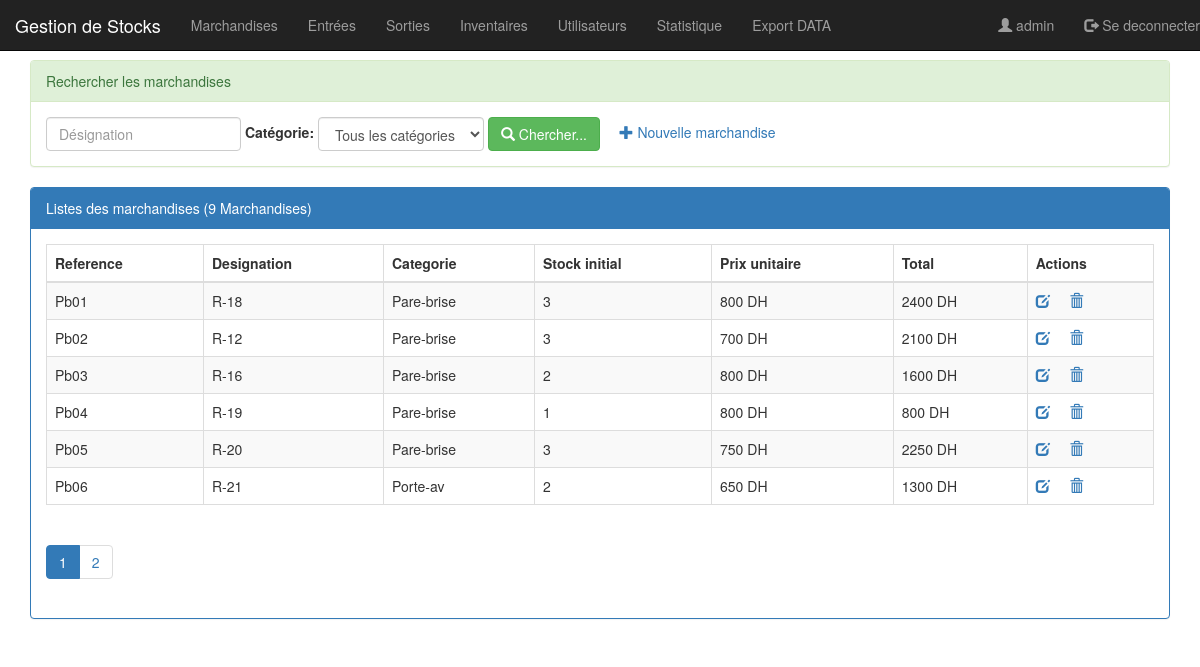
Page /pages/marchandise.php (signed in) on the committed database.
### tables this page shows
create table marchandise(
	reference varchar(50) primary key,
	designation varchar(50),
	categorie varchar(50),
	stock_initial int(30),
	prix_unitaire float(50),
	total float(50)

);

### pages/marchandise.php (the view, shortened to what this page needs)
<?php
	require_once("connexion.php");
	$nomM = isset($_GET['nomM'])?$_GET['nomM']:"";
	$categorie = isset($_GET['categorie'])?$_GET['categorie']:"all";
	$size = isset($_GET['size'])?$_GET['size']:6;
	$page = isset($_GET['page'])?$_GET['page']:1;
	$offset = ($page-1)*$size;
	if($categorie=="all"){
		$requete = "select * from marchandise where designation like '%$nomM%' limit $size offset $offset";
		$requeteCount = "select count(*) countM from marchandise where designation like '%$nomM%'";
	}
	else{
		$requete = "select * from marchandise where designation like '%$nomM%' and categorie='$categorie' limit $size offset $offset";
		$requeteCount = "select count(*) countM from marchandise where designation like '%$nomM%' and categorie='$categorie'";
	}
	$resultatM = $pdo->query($requete);
	$resultatCount = $pdo->query($requeteCount);
	$tabCount = $resultatCount->fetch();
	$nbrMarchandise = $tabCount['countM'];
	$reste = $nbrMarchandise%$size;
	if($reste===0){
		$nbrPage = $nbrMarchandise/$size;
	}
	else{
		$nbrPage = floor($nbrMarchandise/$size)+1;
	}
?>
<!DOCTYPE html>
<html>
<head>
	<link rel="stylesheet" type="text/css" href="../css/bootstrap.min.css">
	<link rel="stylesheet" type="text/css" href="../css/monstyle.css">
</head>
<body>
	<?php include('menu.php'); ?>
	<div class="container">
		<div class="panel panel-success margetop">
			<div class="panel-heading">Rechercher les marchandises</div>
			<div class="panel-body">
				<form method="get" action="marchandise.php" class="form-inline">
					<div class="form-group">
						<input type="text" name="nomM" placeholder="Désignation" class="form-control" value="<?php echo $nomM;?>">
					</div>
					<label for="categorie">Catégorie:</label>
					<select name="categorie" class="form-control" id="categorie" onchange="this.form.submit()">
						<option value="all" <?php if($categorie=="all") echo "selected"?>>Tous les catégories</option>
					</select>
					<button type="submit" value="Rechercher..." class="btn btn-success"><span class="glyphicon glyphicon-search"></span> Chercher...</button>
					<?php if($_SESSION['user']['role']=='ADMIN'){?>
						<a href="nouvelleMarchandise.php"><span class="glyphicon glyphicon-plus"></span> Nouvelle marchandise</a>
					<?php }?>
				</form>
			</div>
	    </div>
	</div>
	<div class="container">
		<div class="panel panel-primary">
			<div class="panel-heading">Listes des marchandises (<?php echo $nbrMarchandise?> Marchandises)</div>
			<div class="panel-body">
				<table class="table table-striped table-bordered">
					<thead>
						<tr>
							<th>Reference</th> <th>Designation</th> <th>Categorie</th> <th>Stock initial</th> <th>Prix unitaire</th> <th>Total</th> <?php if($_SESSION['user']['role']=='ADMIN'){?><th>Actions</th><?php } ?>
						</tr>
					</thead>
					<tbody>
							<?php while($marchandise=$resultatM->fetch()){ ?>
								<tr>
									<td><?php echo $marchandise['reference'];?> </td>
									<td><?php echo $marchandise['designation'];?> </td>
									<td><?php echo $marchandise['categorie'];?> </td>
									<td><?php echo $marchandise['stock_initial'];?> </td>
									<td><?php echo $marchandise['prix_unitaire'];?> DH</td>
									<td><?php echo $marchandise['total'];?> DH</td>
									<?php if($_SESSION['user']['role']=='ADMIN'){ ?>
										<td>
											<a  href="editerMarchandise.php?reference=<?php echo $marchandise['reference'];?>">
												<span class="glyphicon glyphicon-edit"></span>
											</a>
											<a onclick="return confirm('Etes vous sur vouloir supprimer la marchandise')"href="supprimerMarchandise.php?reference=<?php echo $marchandise['reference'];?>">
												<span class="glyphicon glyphicon-trash"></span>
											</a>
										</td>
									<?php } ?>
								</tr>
							<?php } ?>
					</tbody>
				</table>
					<div class="form-inline">
						<ul class="pagination pagination-md">
							<?php for($i=1; $i <= $nbrPage; $i++){ ?>
								   <li class="<?php if($page==$i){ echo 'active'; } ?>">
									   	<a href="marchandise.php?page=<?php echo $i;?>&nomM=<?php echo $nomM;?>&categorie=<?php echo $categorie;?>">
									   	<?php echo $i;?>
									    </a>
								   </li>
							<?php } ?>
						</ul>
					</div>
			</div>
		</div>
	</div>
</body>
</html>

### pages/menu.php (shortened to what this page needs)
<nav class="navbar navbar-inverse navbar-fixed-top">
    	<div class="navbar-header">
    		<a href="../index.php" class="navbar-brand">Gestion de Stocks</a>
    	</div>
		<ul class="nav navbar-nav">
			<li><a href="marchandise.php">Marchandises</a></li>
			<li><a href="entrees.php">Entrées</a></li>
			<li><a href="sorties.php">Sorties</a></li>
			<li><a href="inventaire.php">Inventaires</a></li>
			<?php if($_SESSION['user']['role']=='ADMIN'){?>
				<li><a href="utilisateurs.php">Utilisateurs</a></li>
			<?php }?>
			<li><a href="chartTest.php">Statistique</a></li>
			<li><a href="impression.php">Export DATA</a></li>
		</ul>
		<ul class="nav navbar-nav navbar-right">
			<li><a href="editerUtilisateur?idU=<?php echo $_SESSION['user']['iduser'];?>"><i class="glyphicon glyphicon-user"></i> <?php echo $_SESSION['user']['login']; ?></a></li>
			<li><a href="seDeconnecter"><i class="glyphicon glyphicon-log-out"></i> Se deconnecter</a></li>
	 	</ul>
</nav>

### css/monstyle.css (style rules this page uses)
.margetop { margin-top : 60px; }

### rows in the picture
marchandise: reference "Pb01", designation "R-18", categorie "Pare-brise", stock_initial "3", prix_unitaire "800", total "2400"
marchandise: reference "Pb02", designation "R-12", categorie "Pare-brise", stock_initial "3", prix_unitaire "700", total "2100"
marchandise: reference "Pb03", designation "R-16", categorie "Pare-brise", stock_initial "2", prix_unitaire "800", total "1600"
marchandise: reference "Pb04", designation "R-19", categorie "Pare-brise", stock_initial "1", prix_unitaire "800", total "800"
marchandise: reference "Pb05", designation "R-20", categorie "Pare-brise", stock_initial "3", prix_unitaire "750", total "2250"
marchandise: reference "Pb06", designation "R-21", categorie "Porte-av", stock_initial "2", prix_unitaire "650", total "1300"

### other values in the picture
$_SESSION['user']['login'] "admin"
$nbrMarchandise "9"
